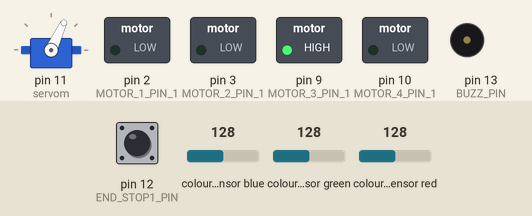
Bench run of a sketch on a simulated Arduino Uno, built with avr-gcc and run on an emulated ATmega328P. On the bench: servo, switched loads named in the sketch (green lamp = pin HIGH), buzzer (waves = sounding, pin HIGH). Wiring (inferred from the names in the program): TCS3200 colour sensor: output pin 8; S2 pin 7; S3 pin 6; S0 pin 5; S1 pin 4. The inputs (shaded band) are chosen by the test bench; at power-on: pin 12 (END_STOP1_PIN) LOW, colour sensor blue 128, colour sensor green 128, colour sensor red 128. Pins used as bus, display or sensor lines are not drawn.

Above: at 1.2 s.
1.3 s: pin 12 (END_STOP1_PIN) pulled HIGH for 0.15 s
At 2.0 s:
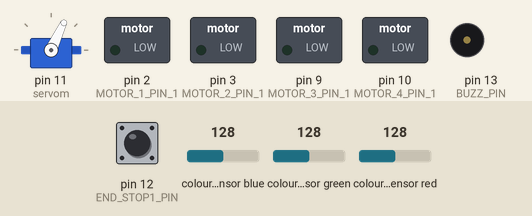
4.4 s: pin 12 (END_STOP1_PIN) pulled HIGH for 3.2 s
At 8.4 s:
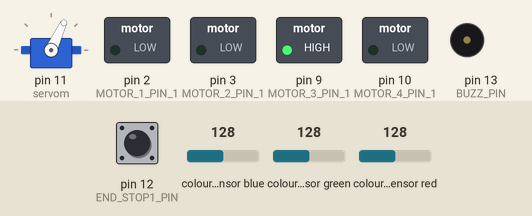
Timing chart, 0 to 15.1 s (numbered marks = the images above; inputs shaded):
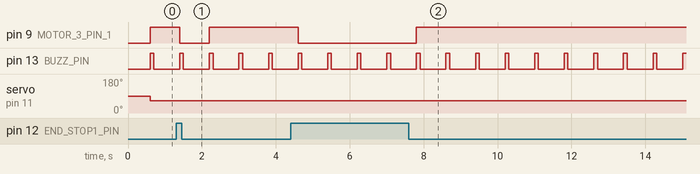

Measured:
- after the input at 1.3 s, pin 9 (MOTOR_3_PIN_1): HIGH → LOW after 0.10 s, → HIGH 0.80 s later
- after the input at 4.4 s, pin 9 (MOTOR_3_PIN_1): HIGH → LOW after 0.20 s, → HIGH 3.2 s later
- by itself, pin 13 (BUZZ_PIN): alternates HIGH for 0.10 s and LOW for 0.70 s

The sketch:

From_Online.ino
```cpp
//include servo library
#include <Servo.h>

//define sensor pin
#define S0_PIN 5
#define S1_PIN 4
#define S2_PIN 7
#define S3_PIN 6
#define OUT_PIN 8

//define motor pin
#define MOTOR_1_PIN_1 2
#define MOTOR_2_PIN_1 3
#define MOTOR_3_PIN_1 9
#define MOTOR_4_PIN_1 10

//define limit switch
#define END_STOP1_PIN 12

//define buzzer pin
#define BUZZ_PIN 13

//define servo angle
Servo servom;
  int servogr = 20;
  int servobl = 150;
  int servomd = 65;

void setup()
{
  // Set the S0, S1, S2, S3 Pins as Output
  pinMode(S0_PIN, OUTPUT);
  pinMode(S1_PIN, OUTPUT);
  pinMode(S2_PIN, OUTPUT);
  pinMode(S3_PIN, OUTPUT);

  //Set OUT_PIN as Input
  pinMode(OUT_PIN, INPUT);

  // Set Pulse Width scaling to 20%
  digitalWrite(S0_PIN, HIGH);
  digitalWrite(S1_PIN, LOW);

  //set the motors pin as output
  pinMode(MOTOR_1_PIN_1, OUTPUT);
  pinMode(MOTOR_2_PIN_1, OUTPUT);
  pinMode(MOTOR_3_PIN_1, OUTPUT);
  pinMode(MOTOR_4_PIN_1, OUTPUT);

  //set the pin for buzz
  pinMode(BUZZ_PIN, OUTPUT);

  //set servo attach
  servom.attach(11);

  // Enabl UART for Debugging
  Serial.begin(9600);


}
void loop()
{
  int r, g, b;
  r = process_red_value();
  delay(200);
  g = process_green_value();
  delay(200);
  b = process_blue_value();
  delay(200);

  servom.write(servomd);

  if ((b < 1840) && (b > 1775))
  {
    Serial.println("Colour Blue");
    stop_motor1();
    start_motor2();
    servom.write(servobl);

  }
  else if ((b < 1900) && (b > 1855))
  {
    Serial.println("Colour Green");
    start_motor1();
    stop_motor2();
    servom.write(servogr);

  }
  else if ((b < 2000) && (b > 1945))
  {
    Serial.println("Colour Red");
    start_motor1();
    stop_motor2();
    servom.write(servogr);


  }

  if (digitalRead(END_STOP1_PIN) == HIGH)
  {
    stop_motor4();
    stop_motor3();

  }
   if (digitalRead(END_STOP1_PIN) == LOW)
   start_motor3();

  digitalWrite(BUZZ_PIN, HIGH);
  delay(100);
  digitalWrite(BUZZ_PIN, LOW);
  delay(100);

}
int process_red_value()
{
  digitalWrite(S2_PIN, LOW);
  digitalWrite(S3_PIN, LOW);
  int pulse_length = pulseIn(OUT_PIN, LOW);
  return pulse_length;
}
int process_green_value()
{
  digitalWrite(S2_PIN, HIGH);
  digitalWrite(S3_PIN, HIGH);
  int pulse_length = pulseIn(OUT_PIN, LOW);
  return pulse_length;
}
int process_blue_value()
{
  digitalWrite(S2_PIN, LOW);
  digitalWrite(S3_PIN, HIGH);
  int pulse_length = pulseIn(OUT_PIN, LOW);
  return pulse_length;
}
//start motor 1(green)
void start_motor1() {
  digitalWrite(MOTOR_1_PIN_1, HIGH);

}
//stop motor 1(green)
void stop_motor1() {
  digitalWrite(MOTOR_1_PIN_1, LOW);

}
//start motor 2(blue)
void start_motor2() {
  digitalWrite(MOTOR_2_PIN_1, HIGH);

}
//stop motor 2(blue)
void stop_motor2() {
  digitalWrite(MOTOR_2_PIN_1, LOW);
}
//start motor 3 (main conveyor belt)
void start_motor3() {
  digitalWrite(MOTOR_3_PIN_1, HIGH);

}
//stop motor 3 (main conveyor belt)
void stop_motor3() {
  digitalWrite(MOTOR_3_PIN_1, LOW);
}

void start_motor4() {
  digitalWrite(MOTOR_4_PIN_1, HIGH);

}

void stop_motor4() {
  digitalWrite(MOTOR_4_PIN_1, LOW);

}
```
